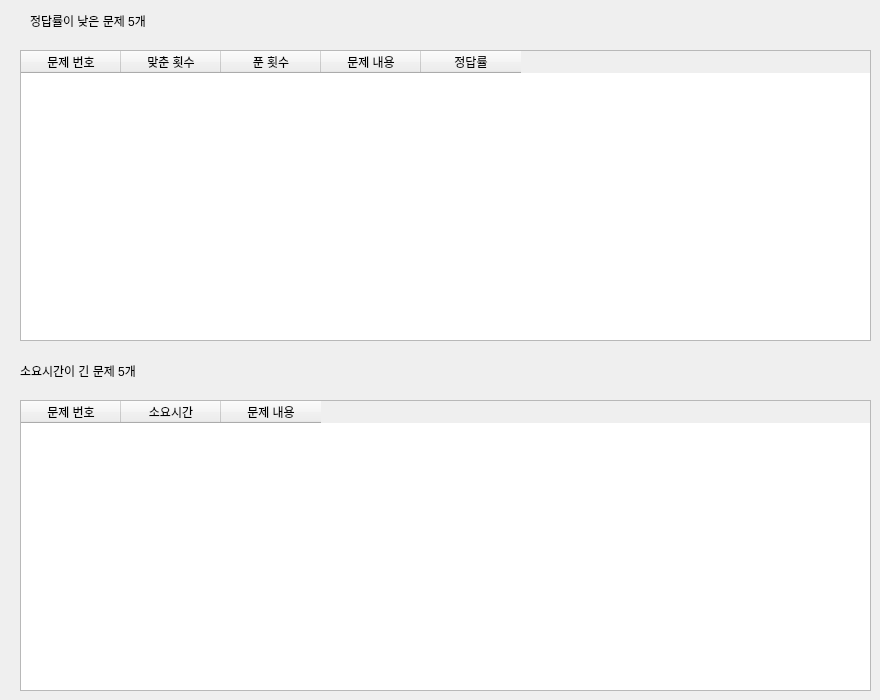
      <widget class="QWidget" name="page_8">
       <widget class="QLabel" name="label_19">
        <property name="geometry">
         <rect>
          <x>30</x>
          <y>0</y>
          <width>171</width>
          <height>41</height>
         </rect>
        </property>
        <property name="text">
         <string>정답률이 낮은 문제 5개</string>
        </property>
       </widget>
       <widget class="QTableWidget" name="test_statistics">
        <property name="geometry">
         <rect>
          <x>20</x>
          <y>50</y>
          <width>851</width>
          <height>291</height>
         </rect>
        </property>
        <property name="editTriggers">
         <set>QAbstractItemView::NoEditTriggers</set>
        </property>
        <attribute name="verticalHeaderVisible">
         <bool>false</bool>
        </attribute>
        <column>
         <property name="text">
          <string>문제 번호</string>
         </property>
        </column>
        <column>
         <property name="text">
          <string>맞춘 횟수</string>
         </property>
        </column>
        <column>
         <property name="text">
          <string>푼 횟수</string>
         </property>
        </column>
        <column>
         <property name="text">
          <string>문제 내용</string>
         </property>
        </column>
        <column>
         <property name="text">
          <string>정답률</string>
         </property>
        </column>
       </widget>
       <widget class="QTableWidget" name="test_statistics_2">
        <property name="geometry">
         <rect>
          <x>20</x>
          <y>400</y>
          <width>851</width>
          <height>291</height>
         </rect>
        </property>
        <column>
         <property name="text">
          <string>문제 번호</string>
         </property>
        </column>
        <column>
         <property name="text">
          <string>소요시간</string>
         </property>
        </column>
        <column>
         <property name="text">
          <string>문제 내용</string>
         </property>
        </column>
       </widget>
       <widget class="QLabel" name="label_24">
        <property name="geometry">
         <rect>
          <x>20</x>
          <y>350</y>
          <width>171</width>
          <height>41</height>
         </rect>
        </property>
        <property name="text">
         <string>소요시간이 긴 문제 5개</string>
        </property>
       </widget>
      </widget>
